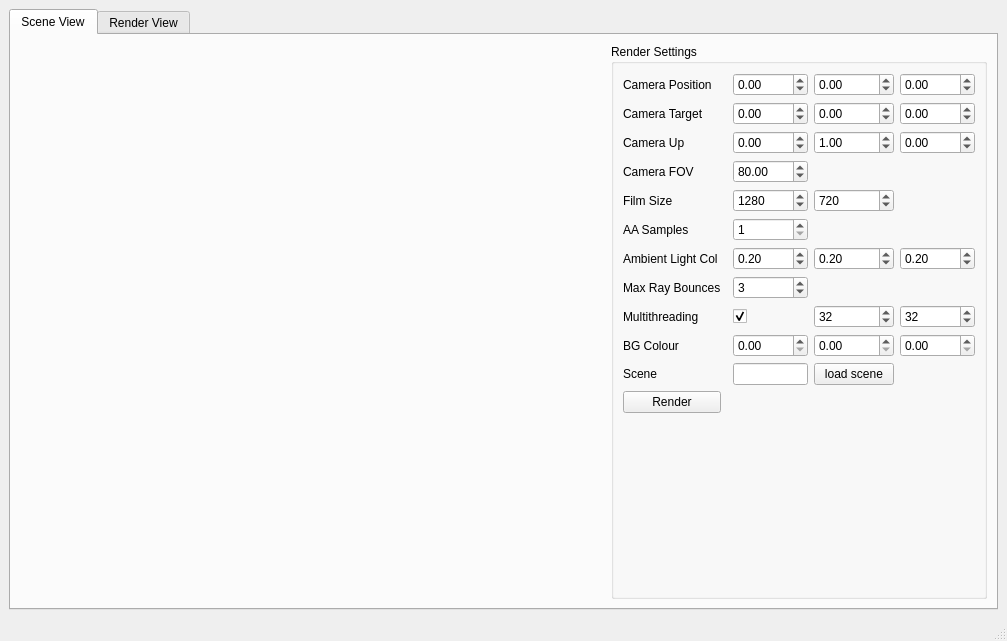
<?xml version="1.0" encoding="UTF-8"?>
<ui version="4.0">
 <class>Viewport</class>
 <widget class="QMainWindow" name="Viewport">
  <property name="geometry">
   <rect>
    <x>0</x>
    <y>0</y>
    <width>1007</width>
    <height>641</height>
   </rect>
  </property>
  <property name="windowTitle">
   <string>myRT Viewport</string>
  </property>
  <widget class="QWidget" name="centralwidget">
   <layout class="QGridLayout" name="gridLayout_2">
    <item row="0" column="0">
     <widget class="QTabWidget" name="tabWidget">
      <property name="currentIndex">
       <number>0</number>
      </property>
      <widget class="QWidget" name="m_sceneView">
       <attribute name="title">
        <string>Scene View</string>
       </attribute>
       <layout class="QGridLayout" name="gridLayout_3">
        <item row="0" column="0">
         <layout class="QGridLayout" name="s_mainViewportGridLayout">
          <item row="0" column="0">
           <spacer name="horizontalSpacer">
            <property name="orientation">
             <enum>Qt::Horizontal</enum>
            </property>
            <property name="sizeType">
             <enum>QSizePolicy::Maximum</enum>
            </property>
            <property name="sizeHint" stdset="0">
             <size>
              <width>1000</width>
              <height>20</height>
             </size>
            </property>
           </spacer>
          </item>
          <item row="0" column="1">
           <widget class="QGroupBox" name="s_rednerSettingsGB">
            <property name="title">
             <string>Render Settings</string>
            </property>
            <layout class="QGridLayout" name="gridLayout">
             <item row="5" column="2">
              <widget class="QDoubleSpinBox" name="m_fov">
               <property name="maximum">
                <double>175.000000000000000</double>
               </property>
               <property name="value">
                <double>80.000000000000000</double>
               </property>
              </widget>
             </item>
             <item row="11" column="3">
              <widget class="QDoubleSpinBox" name="m_ambientG">
               <property name="maximum">
                <double>1.000000000000000</double>
               </property>
               <property name="value">
                <double>0.200000000000000</double>
               </property>
              </widget>
             </item>
             <item row="4" column="0">
              <widget class="QLabel" name="label_3">
               <property name="text">
                <string>Camera Up</string>
               </property>
              </widget>
             </item>
             <item row="16" column="0">
              <widget class="QPushButton" name="m_render">
               <property name="text">
                <string>Render</string>
               </property>
              </widget>
             </item>
             <item row="11" column="2">
              <widget class="QDoubleSpinBox" name="m_ambientR">
               <property name="maximum">
                <double>1.000000000000000</double>
               </property>
               <property name="value">
                <double>0.200000000000000</double>
               </property>
              </widget>
             </item>
             <item row="6" column="0">
              <widget class="QLabel" name="label_10">
               <property name="text">
                <string>Film Size</string>
               </property>
              </widget>
             </item>
             <item row="2" column="4">
              <widget class="QDoubleSpinBox" name="m_camTargetZ">
               <property name="minimum">
                <double>-1000.000000000000000</double>
               </property>
               <property name="maximum">
                <double>1000.000000000000000</double>
               </property>
               <property name="value">
                <double>0.000000000000000</double>
               </property>
              </widget>
             </item>
             <item row="6" column="2">
              <widget class="QSpinBox" name="m_filmWidth">
               <property name="maximum">
                <number>4096</number>
               </property>
               <property name="value">
                <number>1280</number>
               </property>
              </widget>
             </item>
             <item row="4" column="3">
              <widget class="QDoubleSpinBox" name="m_camUpY">
               <property name="minimum">
                <double>-1000.000000000000000</double>
               </property>
               <property name="maximum">
                <double>1000.000000000000000</double>
               </property>
               <property name="value">
                <double>1.000000000000000</double>
               </property>
              </widget>
             </item>
             <item row="0" column="3">
              <widget class="QDoubleSpinBox" name="m_camPosY">
               <property name="minimum">
                <double>-1000.000000000000000</double>
               </property>
               <property name="maximum">
                <double>1000.000000000000000</double>
               </property>
              </widget>
             </item>
             <item row="2" column="3">
              <widget class="QDoubleSpinBox" name="m_camTargetY">
               <property name="minimum">
                <double>-1000.000000000000000</double>
               </property>
               <property name="maximum">
                <double>1000.000000000000000</double>
               </property>
               <property name="value">
                <double>0.000000000000000</double>
               </property>
              </widget>
             </item>
             <item row="13" column="4">
              <widget class="QSpinBox" name="m_threadHeight">
               <property name="minimum">
                <number>10</number>
               </property>
               <property name="maximum">
                <number>500</number>
               </property>
               <property name="value">
                <number>32</number>
               </property>
              </widget>
             </item>
             <item row="5" column="0">
              <widget class="QLabel" name="label_11">
               <property name="text">
                <string>Camera FOV</string>
               </property>
              </widget>
             </item>
             <item row="2" column="2">
              <widget class="QDoubleSpinBox" name="m_camTargetX">
               <property name="minimum">
                <double>-1000.000000000000000</double>
               </property>
               <property name="maximum">
                <double>1000.000000000000000</double>
               </property>
              </widget>
             </item>
             <item row="13" column="3">
              <widget class="QSpinBox" name="m_threadWidth">
               <property name="minimum">
                <number>10</number>
               </property>
               <property name="maximum">
                <number>500</number>
               </property>
               <property name="value">
                <number>32</number>
               </property>
              </widget>
             </item>
             <item row="0" column="0" colspan="2">
              <widget class="QLabel" name="label">
               <property name="text">
                <string>Camera Position</string>
               </property>
              </widget>
             </item>
             <item row="14" column="4">
              <widget class="QDoubleSpinBox" name="m_bgB">
               <property name="maximum">
                <double>1.000000000000000</double>
               </property>
              </widget>
             </item>
             <item row="11" column="0">
              <widget class="QLabel" name="label_5">
               <property name="text">
                <string>Ambient Light Col</string>
               </property>
              </widget>
             </item>
             <item row="4" column="4">
              <widget class="QDoubleSpinBox" name="m_camUpZ">
               <property name="minimum">
                <double>-1000.000000000000000</double>
               </property>
               <property name="maximum">
                <double>1000.000000000000000</double>
               </property>
              </widget>
             </item>
             <item row="11" column="4">
              <widget class="QDoubleSpinBox" name="m_ambientB">
               <property name="maximum">
                <double>1.000000000000000</double>
               </property>
               <property name="value">
                <double>0.200000000000000</double>
               </property>
              </widget>
             </item>
             <item row="15" column="0">
              <widget class="QLabel" name="label_9">
               <property name="text">
                <string>Scene</string>
               </property>
              </widget>
             </item>
             <item row="14" column="2">
              <widget class="QDoubleSpinBox" name="m_bgR">
               <property name="maximum">
                <double>1.000000000000000</double>
               </property>
              </widget>
             </item>
             <item row="2" column="0">
              <widget class="QLabel" name="label_2">
               <property name="text">
                <string>Camera Target</string>
               </property>
              </widget>
             </item>
             <item row="12" column="2">
              <widget class="QSpinBox" name="m_maxRayBounces">
               <property name="maximum">
                <number>20</number>
               </property>
               <property name="value">
                <number>3</number>
               </property>
              </widget>
             </item>
             <item row="8" column="2">
              <widget class="QSpinBox" name="m_aa">
               <property name="minimum">
                <number>1</number>
               </property>
               <property name="maximum">
                <number>50</number>
               </property>
              </widget>
             </item>
             <item row="6" column="3">
              <widget class="QSpinBox" name="m_filmHeight">
               <property name="maximum">
                <number>4096</number>
               </property>
               <property name="value">
                <number>720</number>
               </property>
              </widget>
             </item>
             <item row="13" column="0">
              <widget class="QLabel" name="label_7">
               <property name="text">
                <string>Multithreading</string>
               </property>
              </widget>
             </item>
             <item row="17" column="0">
              <spacer name="verticalSpacer">
               <property name="orientation">
                <enum>Qt::Vertical</enum>
               </property>
               <property name="sizeHint" stdset="0">
                <size>
                 <width>20</width>
                 <height>40</height>
                </size>
               </property>
              </spacer>
             </item>
             <item row="13" column="2">
              <widget class="QCheckBox" name="m_multiThread">
               <property name="text">
                <string/>
               </property>
               <property name="checked">
                <bool>true</bool>
               </property>
              </widget>
             </item>
             <item row="0" column="4">
              <widget class="QDoubleSpinBox" name="m_camPosZ">
               <property name="minimum">
                <double>-1000.000000000000000</double>
               </property>
               <property name="maximum">
                <double>1000.000000000000000</double>
               </property>
               <property name="value">
                <double>0.000000000000000</double>
               </property>
              </widget>
             </item>
             <item row="14" column="0">
              <widget class="QLabel" name="label_8">
               <property name="text">
                <string>BG Colour</string>
               </property>
              </widget>
             </item>
             <item row="0" column="2">
              <widget class="QDoubleSpinBox" name="m_camPosX">
               <property name="minimum">
                <double>-1000.000000000000000</double>
               </property>
               <property name="maximum">
                <double>1000.000000000000000</double>
               </property>
               <property name="value">
                <double>0.000000000000000</double>
               </property>
              </widget>
             </item>
             <item row="14" column="3">
              <widget class="QDoubleSpinBox" name="m_bgG">
               <property name="maximum">
                <double>1.000000000000000</double>
               </property>
              </widget>
             </item>
             <item row="8" column="0">
              <widget class="QLabel" name="label_4">
               <property name="text">
                <string>AA Samples</string>
               </property>
              </widget>
             </item>
             <item row="15" column="3">
              <widget class="QPushButton" name="m_loadScene">
               <property name="text">
                <string>load scene</string>
               </property>
              </widget>
             </item>
             <item row="4" column="2">
              <widget class="QDoubleSpinBox" name="m_camUpX">
               <property name="minimum">
                <double>-1000.000000000000000</double>
               </property>
               <property name="maximum">
                <double>1000.000000000000000</double>
               </property>
              </widget>
             </item>
             <item row="15" column="2">
              <widget class="QLineEdit" name="m_scenePath"/>
             </item>
             <item row="12" column="0">
              <widget class="QLabel" name="label_6">
               <property name="text">
                <string>Max Ray Bounces</string>
               </property>
              </widget>
             </item>
            </layout>
           </widget>
          </item>
         </layout>
        </item>
       </layout>
      </widget>
      <widget class="QWidget" name="m_renderView">
       <attribute name="title">
        <string>Render View</string>
       </attribute>
       <layout class="QGridLayout" name="gridLayout_4">
        <item row="0" column="1">
         <widget class="QGroupBox" name="groupBox">
          <property name="title">
           <string/>
          </property>
          <layout class="QGridLayout" name="gridLayout_5">
           <item row="0" column="0">
            <widget class="QPushButton" name="m_saveImg">
             <property name="text">
              <string>Save</string>
             </property>
            </widget>
           </item>
          </layout>
         </widget>
        </item>
        <item row="0" column="0">
         <spacer name="horizontalSpacer_2">
          <property name="orientation">
           <enum>Qt::Horizontal</enum>
          </property>
          <property name="sizeHint" stdset="0">
           <size>
            <width>40</width>
            <height>20</height>
           </size>
          </property>
         </spacer>
        </item>
       </layout>
      </widget>
     </widget>
    </item>
   </layout>
  </widget>
  <widget class="QMenuBar" name="menubar">
   <property name="geometry">
    <rect>
     <x>0</x>
     <y>0</y>
     <width>1007</width>
     <height>22</height>
    </rect>
   </property>
  </widget>
  <widget class="QStatusBar" name="statusbar"/>
 </widget>
 <resources/>
 <connections/>
</ui>
